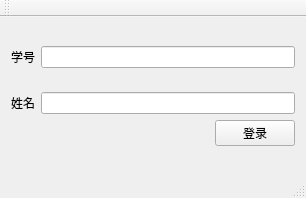
<?xml version="1.0" encoding="UTF-8"?>
<ui version="4.0">
 <class>MainWindow</class>
 <widget class="QMainWindow" name="MainWindow">
  <property name="geometry">
   <rect>
    <x>0</x>
    <y>0</y>
    <width>306</width>
    <height>198</height>
   </rect>
  </property>
  <property name="windowTitle">
   <string>MainWindow</string>
  </property>
  <widget class="QWidget" name="centralWidget">
   <layout class="QVBoxLayout" name="verticalLayout_2">
    <item>
     <layout class="QHBoxLayout" name="horizontalLayout_2">
      <item>
       <widget class="QLabel" name="label_2">
        <property name="styleSheet">
         <string notr="true">font: 20pt &quot;微软雅黑&quot;;</string>
        </property>
        <property name="text">
         <string>学号</string>
        </property>
       </widget>
      </item>
      <item>
       <widget class="QLineEdit" name="lineEdit_id">
        <property name="styleSheet">
         <string notr="true">font: 14pt &quot;微软雅黑&quot;;</string>
        </property>
       </widget>
      </item>
     </layout>
    </item>
    <item>
     <layout class="QVBoxLayout" name="verticalLayout">
      <item>
       <layout class="QHBoxLayout" name="horizontalLayout">
        <item>
         <widget class="QLabel" name="label">
          <property name="styleSheet">
           <string notr="true">font: 20pt &quot;微软雅黑&quot;;</string>
          </property>
          <property name="text">
           <string>姓名</string>
          </property>
         </widget>
        </item>
        <item>
         <widget class="QLineEdit" name="lineEdit_name">
          <property name="styleSheet">
           <string notr="true">font: 14pt &quot;微软雅黑&quot;;</string>
          </property>
         </widget>
        </item>
       </layout>
      </item>
      <item>
       <layout class="QHBoxLayout" name="horizontalLayout_3">
        <item>
         <spacer name="horizontalSpacer">
          <property name="orientation">
           <enum>Qt::Horizontal</enum>
          </property>
          <property name="sizeHint" stdset="0">
           <size>
            <width>40</width>
            <height>20</height>
           </size>
          </property>
         </spacer>
        </item>
        <item>
         <widget class="QPushButton" name="LoadButton">
          <property name="styleSheet">
           <string notr="true">font: 14pt &quot;微软雅黑&quot;;</string>
          </property>
          <property name="text">
           <string>登录</string>
          </property>
         </widget>
        </item>
       </layout>
      </item>
     </layout>
    </item>
   </layout>
  </widget>
  <widget class="QMenuBar" name="menuBar">
   <property name="geometry">
    <rect>
     <x>0</x>
     <y>0</y>
     <width>306</width>
     <height>23</height>
    </rect>
   </property>
  </widget>
  <widget class="QToolBar" name="mainToolBar">
   <attribute name="toolBarArea">
    <enum>TopToolBarArea</enum>
   </attribute>
   <attribute name="toolBarBreak">
    <bool>false</bool>
   </attribute>
  </widget>
  <widget class="QStatusBar" name="statusBar"/>
 </widget>
 <layoutdefault spacing="6" margin="11"/>
 <resources/>
 <connections/>
</ui>
